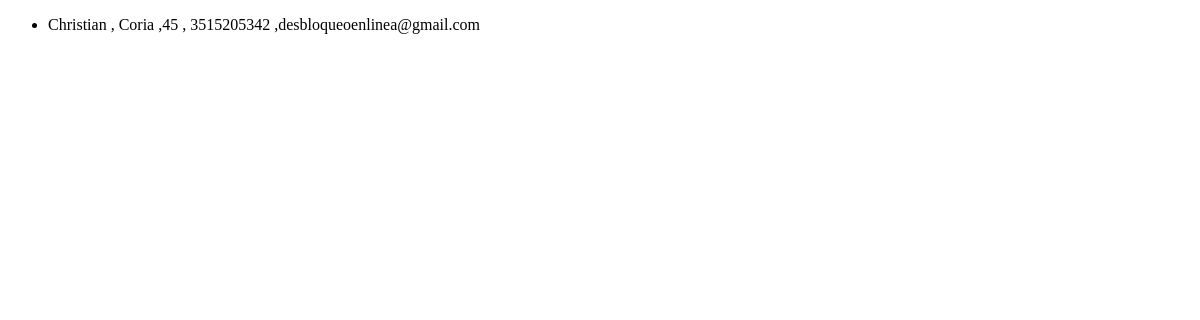
/mis_datos, run on an earlier commit of the app's database.
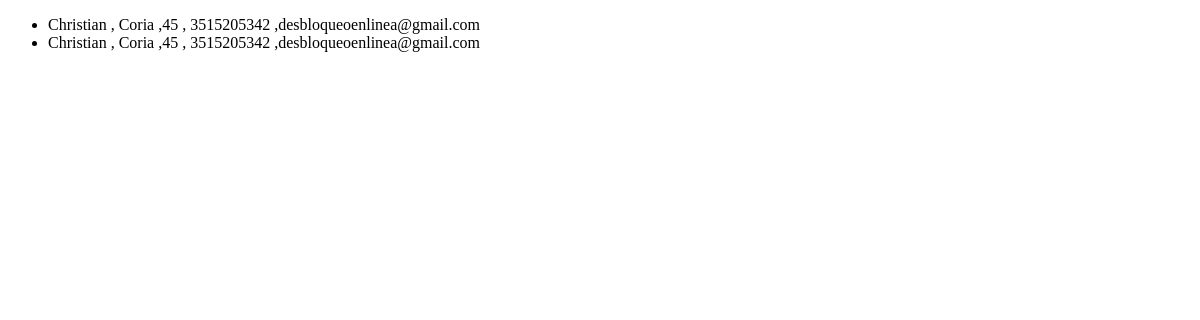
And on a later commit of the database.
### mi_app/models.py (models this page shows)
class MisDatos(models.Model):
    nombre= models.CharField(max_length=40)
    apellido= models.CharField(max_length=40)
    edad= models.IntegerField()
    telefono=models.IntegerField()
    email=models.EmailField()

### mi_app/views.py (the view)
# urls.py: path('mis_datos', presentandome),
def presentandome(request):
    context={}
    context["mis_datos"] =MisDatos.objects.all()
    return render(request,'mi_app/mis_datos.html',context)

### mi_app/templates/mi_app/mis_datos.html (shortened to what this page needs)
<!DOCTYPE html>
<html lang="es">
<head>
</head>
<body>
    <ul>
        {% for mi_dato in mis_datos %}
            <li> {{mi_dato.nombre}} , {{mi_dato.apellido}} ,{{mi_dato.edad}} , {{mi_dato.telefono}} ,{{mi_dato.email}}</li>
        {% endfor %}
    </ul>
</body>
</html>

What changed in the data, as far as the page shows it:
added MisDatos: nombre "Christian", apellido "Coria", edad "45", telefono "3515205342", email "desbloqueoenlinea@gmail.com"
